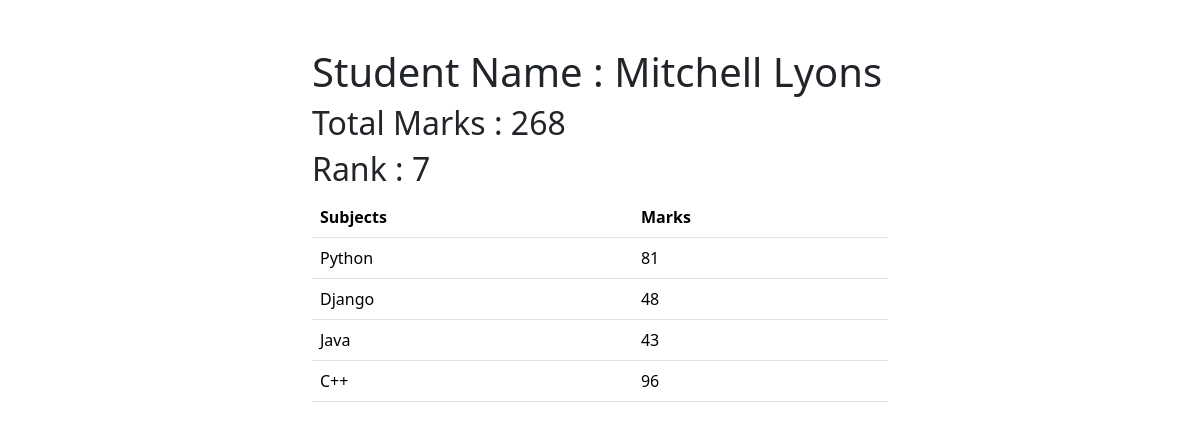
/detail/1, run on the app's committed database.
### Student/models.py (models this page shows, shortened)
class Student(models.Model):
    name = models.CharField(max_length=100)
    email = models.EmailField(max_length=100)
    age = models.IntegerField()

class Mark(models.Model):
    student = models.ForeignKey(Student , on_delete=models.CASCADE , related_name="studentmarks")
    subject = models.ForeignKey(Subject , on_delete=models.CASCADE)
    mark = models.IntegerField()

class Subject(models.Model):
    name = models.CharField(max_length=100)
    def __str__(self):
        return self.name

### Student/views.py (the view)
# urls.py: path('detail/<int:id>', detail , name="detail")
def detail(request,id):
    sum = 0
    a = Mark.objects.filter(student_id=id)
    b = Student.objects.filter(id=id).get()
    c = Mark.objects.filter(student_id = id).aggregate(Sum('mark'))
    rank = Student.objects.annotate(mark = Sum('studentmarks__mark')).order_by('-mark')
    crank = -1
    i = 1
    for r in rank:
        if id == r.id:
            crank = i
            break
        i += 1
    return render(request, 'Student/detail.html',{"a":a , "b":b , "c":c , "rank":crank})

### Student/templates/Student/detail.html (shortened to what this page needs)
<!DOCTYPE html>
<html lang="en">
<head>
    <link href="https://cdn.jsdelivr.net/npm/bootstrap@5.3.3/dist/css/bootstrap.min.css" rel="stylesheet">
</head>
<body>
    <div class="container mt-5 col-6">
        <h1>Student Name : {{b.name}}</h1>
        <h2>Total Marks : {{c.mark__sum}}</h2>
        <h2>Rank : {{rank}}</h2>
        <table class="table" align="center">
            <thead>
              <tr>
                <th scope="col">Subjects</th>
                <th scope="col">Marks</th>
              </tr>
            </thead>
            <tbody>
                {% for row in a %}
              <tr>
                <td>{{row.subject}}</td>
                <td>{{row.mark}}</td>
              </tr>
              {% endfor %}
            </tbody>
        </table>
    </div>
</body>
</html>

### data on the page
Student: name "Mitchell Lyons"
Mark: subject "Python", mark "81"
Mark: subject "Django", mark "48"
Mark: subject "Java", mark "43"
Mark: subject "C++", mark "96"

### other printed values
{{ c.mark__sum }} "268"
{{ rank }} "7"
